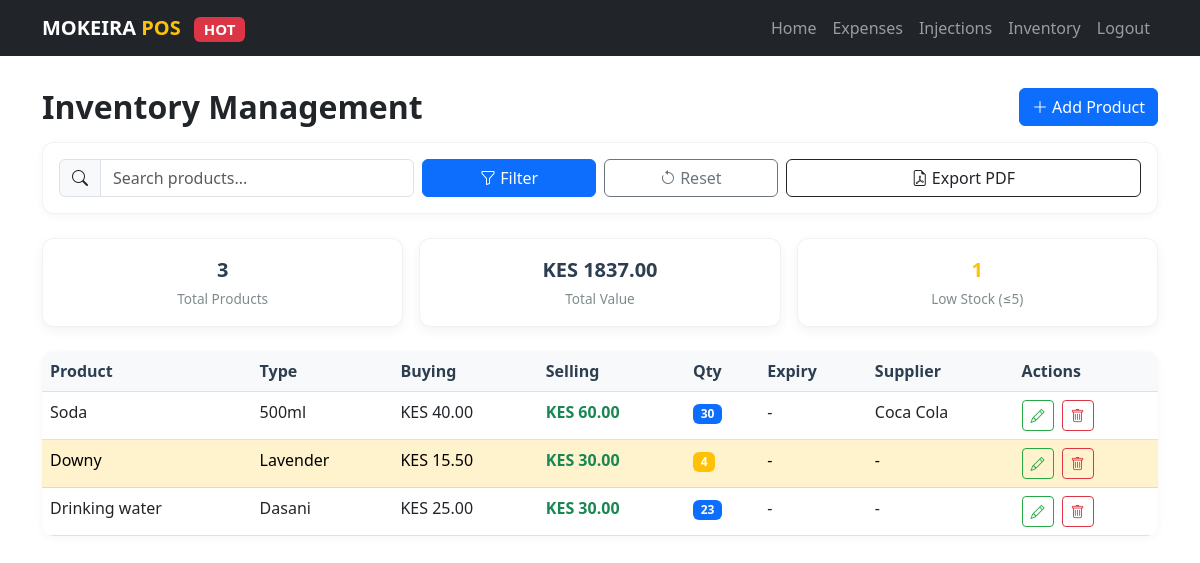
Screenshot of /inventory/ (signed in) with the database file from the repository.
### pos/models.py (models this page shows, shortened)
class Stock(models.Model):
    product_name = models.CharField(max_length=100)
    product_type = models.CharField(max_length=100, blank=True, null=True)
    buying_price = models.DecimalField(max_digits=10, decimal_places=2)
    selling_price = models.DecimalField(max_digits=10, decimal_places=2)
    quantity = models.PositiveIntegerField()
    expiry_date = models.DateField(blank=True, null=True)
    supplier = models.CharField(max_length=100, blank=True, null=True)
    created_at = models.DateTimeField(auto_now_add=True)

### pos/views.py (the view)
# urls.py: path('inventory/', views.inventory, name='inventory'),
@login_required
def inventory(request):
    search = request.GET.get('search', '').strip()
    stocks = Stock.objects.all()
    if search:
        stocks = stocks.filter(
            Q(product_name__icontains=search) |
            Q(product_type__icontains=search) |
            Q(supplier__icontains=search)
        )
    stocks = stocks.order_by('-created_at')
    total_products = stocks.count()
    total_value = stocks.aggregate(value=Sum(F('buying_price') * F('quantity')))['value'] or 0
    low_stock_count = stocks.filter(quantity__lte=5).count()
    context = {
        'stocks': stocks,
        'total_products': total_products,
        'total_value': total_value,
        'low_stock_count': low_stock_count,
        'search': search,
    }
    return render(request, 'pos/inventory.html', context)

### pos/templates/pos/inventory.html (shortened to what this page needs)
{% extends 'base.html' %}
{% block content %}
<div class="container py-3">
    <div class="d-flex flex-column flex-sm-row justify-content-between align-items-sm-center mb-3">
        <h2 class="fw-bold mb-2 mb-sm-0">Inventory Management</h2>
        <a href="{% url 'pos:stock_create' %}" class="btn btn-primary">
            <i class="bi bi-plus-lg"></i> <span class="d-none d-sm-inline">Add Product</span>
        </a>
    </div>
    <div class="sticky-search">
        <form class="row g-2 align-items-center" method="get" action="">
            <div class="col-12 col-md-6 col-lg-4">
                <div class="input-group">
                    <span class="input-group-text"><i class="bi bi-search"></i></span>
                    <input type="text" class="form-control" id="search" name="search" value="{{ search }}" placeholder="Search products...">
                </div>
            </div>
            <div class="col-6 col-md-3 col-lg-2">
                <button type="submit" class="btn btn-primary w-100">
                    <i class="bi bi-funnel d-none d-sm-inline"></i> <span>Filter</span>
                </button>
            </div>
            <div class="col-6 col-md-3 col-lg-2">
                <a href="{% url 'pos:inventory' %}" class="btn btn-outline-secondary w-100">
                    <i class="bi bi-arrow-counterclockwise d-none d-sm-inline"></i> <span>Reset</span>
                </a>
            </div>
            <div class="col-12 col-md-6 col-lg-4">
                <a href="{% url 'pos:inventory_export_pdf' %}?search={{ search }}" class="btn btn-outline-dark w-100">
                    <i class="bi bi-file-earmark-pdf"></i> <span class="d-none d-md-inline">Export PDF</span>
                </a>
            </div>
        </form>
    </div>
    <div class="inventory-analytics">
        <div class="analytics-card">
            <div class="value">{{ total_products }}</div>
            <div class="label">Total Products</div>
        </div>
        <div class="analytics-card">
            <div class="value">KES {{ total_value|floatformat:2 }}</div>
            <div class="label">Total Value</div>
        </div>
        <div class="analytics-card">
            <div class="value text-warning">{{ low_stock_count }}</div>
            <div class="label">Low Stock (≤5)</div>
        </div>
    </div>
    <div class="table-responsive">
        <table class="table table-hover">
            <thead>
                <tr>
                    <th>Product</th>
                    <th>Type</th>
                    <th>Buying</th>
                    <th>Selling</th>
                    <th>Qty</th>
                    <th>Expiry</th>
                    <th>Supplier</th>
                    <th>Actions</th>
                </tr>
            </thead>
            <tbody>
                {% for stock in stocks %}
                <tr {% if stock.quantity <= 5 %}class="table-warning"{% endif %}>
                    <td data-label="Product">{{ stock.product_name }}</td>
                    <td data-label="Type">{{ stock.product_type|default:'-' }}</td>
                    <td data-label="Buying">KES {{ stock.buying_price }}</td>
                    <td data-label="Selling" class="fw-semibold text-success">KES {{ stock.selling_price }}</td>
                    <td data-label="Qty">
                        <span class="badge {% if stock.quantity <= 5 %}bg-warning{% else %}bg-primary{% endif %}">
                            {{ stock.quantity }}
                        </span>
                    </td>
                    <td data-label="Expiry">{% if stock.expiry_date %}{{ stock.expiry_date|date:"Y-m-d" }}{% else %}-{% endif %}</td>
                    <td data-label="Supplier">{{ stock.supplier|default:'-' }}</td>
                    <td data-label="Actions">
                        <div class="action-buttons">
                            <a href="{% url 'pos:stock_update' stock.pk %}" class="btn btn-sm btn-outline-success" title="Edit">
                                <i class="bi bi-pencil"></i>
                            </a>
                            <a href="{% url 'pos:stock_delete' stock.pk %}" class="btn btn-sm btn-outline-danger" title="Delete">
                                <i class="bi bi-trash"></i>
                            </a>
                        </div>
                    </td>
                </tr>
                {% endfor %}
            </tbody>
        </table>
    </div>
</div>
{% endblock %}

### templates/base.html (shortened to what this page needs)
<!DOCTYPE html>
<html lang="en">
<head>
    <link href="https://cdn.jsdelivr.net/npm/bootstrap@5.3.0/dist/css/bootstrap.min.css" rel="stylesheet">
    <link rel="stylesheet" href="https://cdn.jsdelivr.net/npm/bootstrap-icons@1.10.0/font/bootstrap-icons.css">
    <link rel="stylesheet" href="https://cdnjs.cloudflare.com/ajax/libs/animate.css/4.1.1/animate.min.css">
</head>
<body class="overflow-x-hidden">
    <nav class="navbar navbar-expand-lg navbar-dark bg-dark mb-4 fixed-top">
        <div class="container">
            <a class="navbar-brand fw-bold" href="{% url 'pos:index' %}">
                <span class="text-gradient">MOKEIRA</span> <span class="text-warning">POS</span>
                <span class="badge bg-danger ms-2 animate__animated animate__pulse animate__infinite">HOT</span>
            </a>
            <div class="collapse navbar-collapse" id="navbarNav">
                <ul class="navbar-nav ms-auto">
                    {% if user.is_authenticated %}
                        <li class="nav-item">
                            <a class="nav-link" href="{% url 'pos:dash' %}">Home</a>
                        </li>
                        <li class="nav-item">
                            <a class="nav-link" href="{% url 'pos:expenses' %}">Expenses</a>
                        </li>
                        <li class="nav-item">
                            <a class="nav-link" href="{% url 'pos:injections' %}">Injections</a>
                        </li>
                        <li class="nav-item">
                            <a class="nav-link" href="{% url 'pos:inventory' %}">Inventory</a>
                        </li>
                        <li class="nav-item">
                            <a class="nav-link" href="{% url 'pos:logout' %}">Logout</a>
                        </li>
                    {% else %}
                        <li class="nav-item">
                            <a class="nav-link" href="{% url 'pos:login' %}">Login</a>
                        </li>
                    {% endif %}
                </ul>
            </div>
        </div>
    </nav>
    {% block content %}{% endblock %}
</body>
</html>

### pos/templates/pos/inventory.html (style rules this page uses)
.inventory-analytics { display: flex; flex-wrap: wrap; gap: 1rem; margin-bottom: 1.5rem; align-items: stretch; }
.analytics-card { flex: 1 1 120px; background: #fff; color: #1a1a2e; border-radius: 12px; box-shadow: 0 4px 12px rgba(0, 0, 0, 0.05); padding: 1rem; text-align: center; min-width: 120px; transition: transform 0.2s ease; border: 1px solid rgba(0, 0, 0, 0.05); }
.analytics-card .value { font-weight: 700; font-size: 1.25rem; margin-bottom: 0.25rem; color: #2c3e50; }
.analytics-card .label { color: #7f8c8d; font-size: 0.85rem; }
.sticky-search { position: sticky; top: 70px; z-index: 10; background: #fff; padding: 1rem; margin-bottom: 1.5rem; border-radius: 12px; box-shadow: 0 2px 8px rgba(0, 0, 0, 0.04); border: 1px solid rgba(0, 0, 0, 0.05); }
.table-responsive { border-radius: 12px; overflow: hidden; box-shadow: 0 2px 8px rgba(0, 0, 0, 0.04); }
.table { margin-bottom: 0; width: 100%; }
.table thead th { background-color: #f8f9fa; color: #2c3e50; font-weight: 600; border-bottom-width: 1px; white-space: nowrap; }
.table tbody tr { transition: background-color 0.15s ease; }
.table-warning { background-color: rgba(255, 193, 7, 0.08); }
.action-buttons { display: flex; gap: 0.5rem; flex-wrap: wrap; }
.btn-outline-success { border-color: #28a745; color: #28a745; }
.btn-outline-danger { border-color: #dc3545; color: #dc3545; }

### templates/base.html (style rules this page uses)
body { padding-top: 4.5rem; }

### rows the page displays
Stock: product_name "Soda", product_type "500ml", buying_price "40.00", selling_price "60.00", quantity "30", supplier "Coca Cola"
Stock: product_name "Downy", product_type "Lavender", buying_price "15.50", selling_price "30.00", quantity "4", supplier "-"
Stock: product_name "Drinking water", product_type "Dasani", buying_price "25.00", selling_price "30.00", quantity "23", supplier "-"

### other values shown
{{ total_products }} "3"
{{ total_value|floatformat:2 }} "1837.00"
{{ low_stock_count }} "1"
